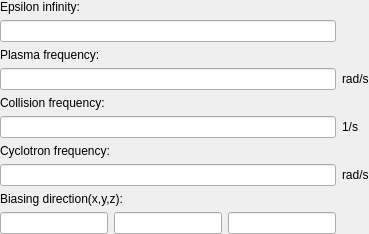
                <widget class="QWidget" name="page_Gyrotropic">
                 <layout class="QGridLayout" name="gridLayout_8">
                  <property name="leftMargin">
                   <number>0</number>
                  </property>
                  <property name="topMargin">
                   <number>0</number>
                  </property>
                  <property name="rightMargin">
                   <number>0</number>
                  </property>
                  <property name="bottomMargin">
                   <number>0</number>
                  </property>
                  <property name="spacing">
                   <number>6</number>
                  </property>
                  <item row="5" column="0" colspan="3">
                   <widget class="QLineEdit" name="lineEdit_ElCollisionFrequency_2"/>
                  </item>
                  <item row="2" column="0" colspan="3">
                   <widget class="QLabel" name="label_29">
                    <property name="text">
                     <string>Plasma frequency:</string>
                    </property>
                   </widget>
                  </item>
                  <item row="3" column="0" colspan="3">
                   <widget class="QLineEdit" name="lineEdit_ElPlasmaFrequency_2"/>
                  </item>
                  <item row="0" column="0" colspan="3">
                   <widget class="QLabel" name="label_28">
                    <property name="text">
                     <string>Epsilon infinity:</string>
                    </property>
                   </widget>
                  </item>
                  <item row="6" column="0" colspan="3">
                   <widget class="QLabel" name="label_31">
                    <property name="text">
                     <string>Cyclotron frequency:</string>
                    </property>
                   </widget>
                  </item>
                  <item row="5" column="3">
                   <widget class="QLabel" name="label_55">
                    <property name="text">
                     <string>1/s</string>
                    </property>
                   </widget>
                  </item>
                  <item row="3" column="3">
                   <widget class="QLabel" name="label_53">
                    <property name="text">
                     <string>rad/s</string>
                    </property>
                   </widget>
                  </item>
                  <item row="7" column="0" colspan="3">
                   <widget class="QLineEdit" name="lineEdit_ElCyclotronFrequency"/>
                  </item>
                  <item row="9" column="1">
                   <widget class="QLineEdit" name="lineEdit_ElBiasingDirectionY"/>
                  </item>
                  <item row="9" column="0">
                   <widget class="QLineEdit" name="lineEdit_ElBiasingDirectionX"/>
                  </item>
                  <item row="9" column="2">
                   <widget class="QLineEdit" name="lineEdit_ElBiasingDirectionZ"/>
                  </item>
                  <item row="1" column="0" colspan="3">
                   <widget class="QLineEdit" name="lineEdit_ElEpsilonInfinity_4"/>
                  </item>
                  <item row="4" column="0" colspan="3">
                   <widget class="QLabel" name="label_30">
                    <property name="text">
                     <string>Collision frequency:</string>
                    </property>
                   </widget>
                  </item>
                  <item row="8" column="0" colspan="3">
                   <widget class="QLabel" name="label_32">
                    <property name="text">
                     <string>Biasing direction(x,y,z):</string>
                    </property>
                   </widget>
                  </item>
                  <item row="7" column="3">
                   <widget class="QLabel" name="label_54">
                    <property name="text">
                     <string>rad/s</string>
                    </property>
                   </widget>
                  </item>
                 </layout>
                </widget>
